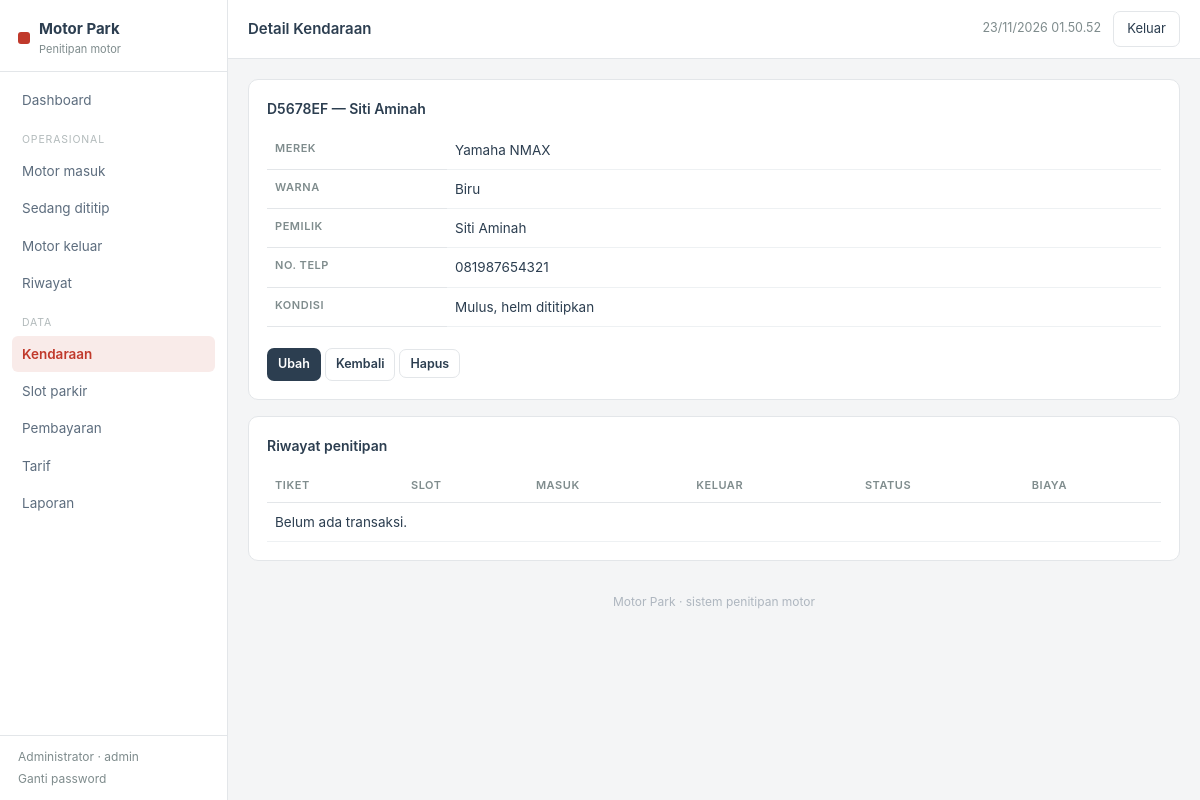
Screenshot of /kendaraan/detail.php?id=2 (signed in) with the database file from the repository.
### tables this page shows
CREATE TABLE IF NOT EXISTS `kendaraan` (
  `id` INT UNSIGNED NOT NULL AUTO_INCREMENT,
  `nopol` VARCHAR(20) NOT NULL COMMENT 'Nomor polisi, huruf besar tanpa spasi ganda',
  `merek` VARCHAR(50) DEFAULT NULL,
  `warna` VARCHAR(30) DEFAULT NULL,
  `nama_pemilik` VARCHAR(100) NOT NULL,
  `no_telp` VARCHAR(20) DEFAULT NULL,
  `catatan_kondisi` TEXT DEFAULT NULL,
  `created_at` TIMESTAMP NOT NULL DEFAULT CURRENT_TIMESTAMP,
  `updated_at` TIMESTAMP NOT NULL DEFAULT CURRENT_TIMESTAMP ON UPDATE CURRENT_TIMESTAMP,
  PRIMARY KEY (`id`),
  UNIQUE KEY `uq_nopol` (`nopol`),
  KEY `idx_nopol` (`nopol`),
  KEY `idx_pemilik` (`nama_pemilik`)
);

### config/functions.php (called while the page is built, shortened)
<?php
function e($str) {
    return htmlspecialchars((string)($str ?? ''), ENT_QUOTES, 'UTF-8');
}

### kendaraan/detail.php (the view, shortened to what this page needs)
<?php
require_once __DIR__ . '/../includes/header.php';
$id = (int)($_GET['id'] ?? 0);
$stmt = $pdo->prepare("SELECT * FROM kendaraan WHERE id=? LIMIT 1");
$stmt->execute([$id]);
$k = $stmt->fetch();
$trx = $pdo->prepare("
  SELECT t.*, s.kode_slot FROM transaksi t
  JOIN slot_parkir s ON s.id=t.slot_id
  WHERE t.kendaraan_id=? ORDER BY t.id DESC LIMIT 10
");
$trx->execute([$id]);
$riwayat = $trx->fetchAll();
?>
<div class="panel">
  <h3><?= e($k['nopol']) ?> &mdash; <?= e($k['nama_pemilik']) ?></h3>
  <table>
    <tr><th width="180">Merek</th><td><?= e($k['merek'] ?: '-') ?></td></tr>
    <tr><th>Warna</th><td><?= e($k['warna'] ?: '-') ?></td></tr>
    <tr><th>Pemilik</th><td><?= e($k['nama_pemilik']) ?></td></tr>
    <tr><th>No. telp</th><td><?= e($k['no_telp'] ?: '-') ?></td></tr>
    <tr><th>Kondisi</th><td><?= e($k['catatan_kondisi'] ?: '-') ?></td></tr>
  </table>
  <br>
  <a class="btn btn-dark btn-small" href="edit.php?id=<?= (int)$k['id'] ?>">Ubah</a>
  <a class="btn btn-grey btn-small" href="index.php">Kembali</a>
  <form method="post" action="hapus.php" style="display:inline" onsubmit="return confirm('Hapus data ini?')">
    <button class="btn btn-grey btn-small" type="submit">Hapus</button>
  </form>
</div>
<div class="panel">
  <h3>Riwayat penitipan</h3>
  <table>
    <thead><tr><th>Tiket</th><th>Slot</th><th>Masuk</th><th>Keluar</th><th>Status</th><th>Biaya</th></tr></thead>
    <tbody>
    <?php if (!$riwayat): ?><tr><td colspan="6">Belum ada transaksi.</td></tr><?php endif; ?>
    </tbody>
  </table>
</div>
<?php require_once __DIR__ . '/../includes/footer.php'; ?>

### assets/css/style.css (style rules this page uses)
:root { --red:#C0392B; --red-dark:#922B21; --red-soft:#F9EBE9; --ink:#2C3E50; --muted:#7F8C8D; --line:#E3E6E9; --bg:#F4F5F6; --white:#FFFFFF; --green:#1E8449; --green-soft:#E8F8F0; --amber:#9A7D0A; --amber-soft:#FCF3CF; }
* { box-sizing:border-box }
body { margin:0;font-family:-apple-system,"Segoe UI",Roboto,Arial,sans-serif;background:var(--bg);color:var(--ink);font-size:14px;line-height:1.5 }
a { color:var(--red);text-decoration:none }
.panel { background:var(--white);border:1px solid var(--line);border-radius:10px;padding:18px;margin-bottom:16px }
.panel h3 { margin:0 0 12px;font-size:14px;font-weight:600 }
table { width:100%;border-collapse:collapse;font-size:13.5px }
th,td { padding:9px 8px;border-bottom:1px solid #EEF1F3;text-align:left;vertical-align:top }
th { font-size:11px;text-transform:uppercase;letter-spacing:.05em;color:var(--muted);font-weight:600;border-bottom:1px solid var(--line) }
.btn { display:inline-block;padding:9px 15px;border-radius:7px;border:1px solid transparent;cursor:pointer;font-size:13.5px;font-weight:600;font-family:inherit }
.btn-dark { background:var(--ink);color:#fff }
.btn-grey { background:#fff;border-color:var(--line);color:var(--ink) }
.btn-small { padding:6px 10px;font-size:12.5px }

### rows the page displays
kendaraan: nopol "D5678EF", nama_pemilik "Siti Aminah", merek "Yamaha NMAX", warna "Biru", no_telp "081987654321", catatan_kondisi "Mulus, helm dititipkan"

### other values shown
$user['nama_lengkap'] "Administrator"
$user['role'] "admin"
$title "Detail Kendaraan"
